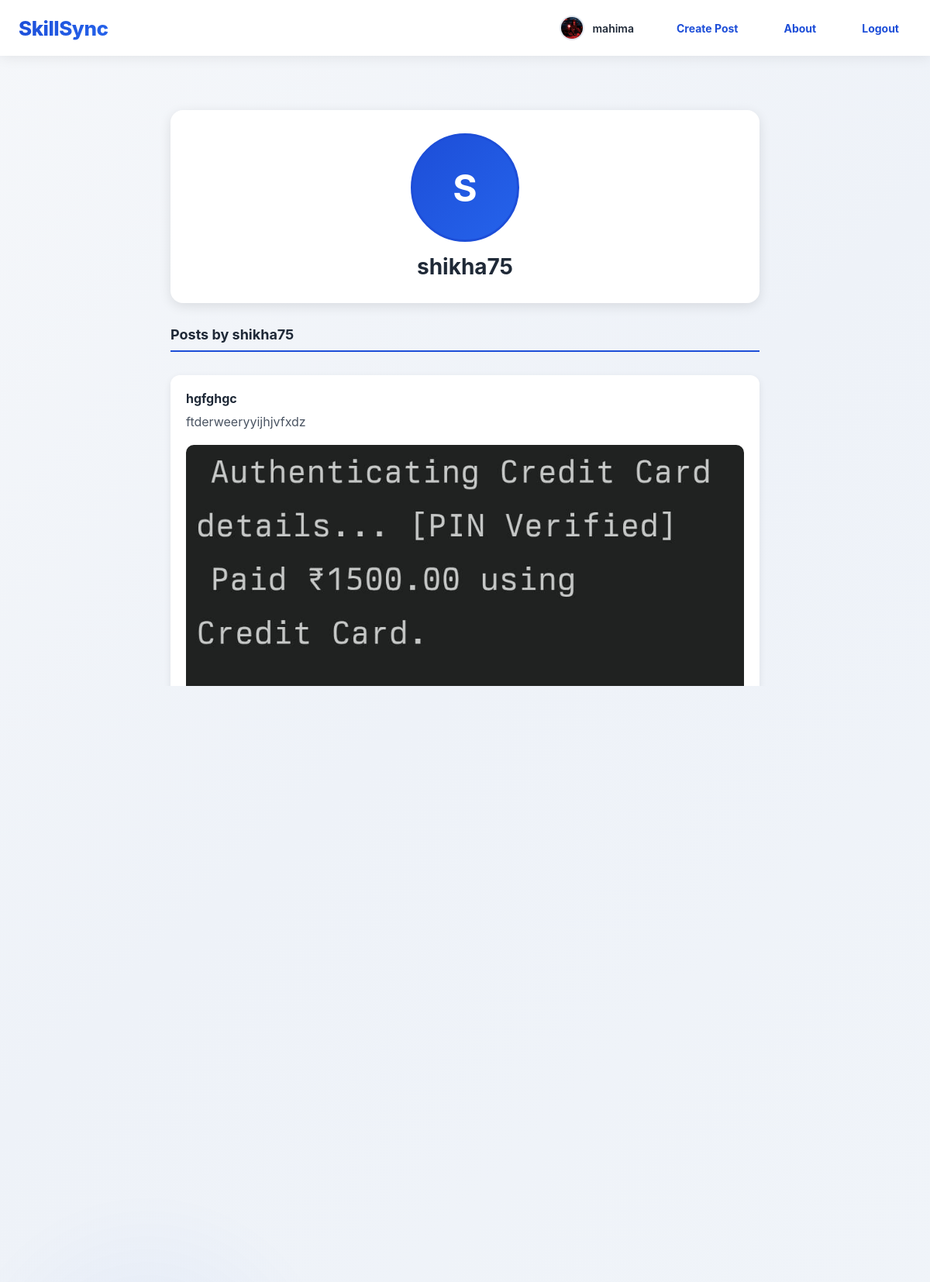
The app's page /profile/shikha75/ (signed in) with its own data.
### main/models.py (models this page shows, shortened)
class Profile(models.Model):
    user = models.OneToOneField(User, on_delete=models.CASCADE)
    full_name = models.CharField(max_length=100, blank=True)
    profession = models.CharField(max_length=100, blank=True)
    about = models.TextField(blank=True)
    profile_picture = models.ImageField(upload_to='profile_pics/', default='profile_pics/default.jpg')
    def get_profile_picture_url(self):
        if self.profile_picture:
            try:
                if self.profile_picture.storage.exists(self.profile_picture.name):
                    if 'default' not in self.profile_picture.name:
                        return self.profile_picture.url
            except:
                pass
        return None

class Content(models.Model):
    title = models.CharField(max_length=200)
    description = models.TextField()
    instructor = models.CharField(max_length=100)
    duration = models.CharField(max_length=50)
    created_by = models.ForeignKey(User, on_delete=models.CASCADE)
    created_at = models.DateTimeField(auto_now_add=True)
    likes = models.ManyToManyField(User, related_name='liked_content', blank=True)
    image = models.ImageField(upload_to='content_images/', blank=True, null=True)
    video = models.FileField(upload_to='content_videos/', blank=True, null=True)

### main/views.py (the view)
# urls.py: path('profile/<str:username>/', views.view_profile, name='view_profile'),
@login_required
def view_profile(request, username):
    user = get_object_or_404(User, username=username)
    profile, created = Profile.objects.get_or_create(user=user)
    user_posts = Content.objects.filter(created_by=user).order_by('-created_at')
    context = {'profile': profile, 'user_posts': user_posts}
    return render(request, 'profile_view.html', context)

### main/templates/profile_view.html (shortened to what this page needs)
{% extends 'base.html' %}
{% load static %}
{% block content %}
<div class="profile-container">
    <div class="profile-card">
        <div class="profile-avatar-wrapper">
            {% if profile.profile_picture and profile.get_profile_picture_url %}
                <img src="{{ profile.get_profile_picture_url }}"
                     alt="Profile Picture"
                     class="profile-avatar-img"
                     onerror="handleProfileImageError(this)">
            {% else %}
                <div class="profile-avatar-fallback" style="position: static; display: flex;">
                    {{ profile.user.username|first|upper }}
                </div>
            {% endif %}
        </div>
        <h2>{{ profile.full_name|default:profile.user.username }}</h2>
    </div>
    <div class="user-posts">
        <h3>Posts by {{ profile.full_name|default:profile.user.username }}</h3>
        {% for content in user_posts %}
            <div class="post-card">
                <h4>{{ content.title }}</h4>
                <p>{{ content.description }}</p>
                {% if content.image %}
                    <img src="{{ content.image.url }}" alt="Post Image" style="max-width: 100%; height: auto; border-radius: 10px; margin-top: 10px;">
                {% endif %}
                <div class="post-actions">
                    <form method="POST" action="{% url 'like_content' content.id %}" style="margin: 0;">
                        <button type="submit" class="like-btn {% if user in content.likes.all %}liked{% endif %}">
                        </button>
                    </form>
                    <span style="color: #6b7280; font-weight: 600;">💬 {{ content.comment_set.count }}</span>
                </div>
            </div>
        {% empty %}
            <div class="no-posts">
                <p>📝 No posts yet.</p>
            </div>
        {% endfor %}
    </div>
</div>
{% endblock %}

### main/templates/base.html (shortened to what this page needs)
{% load static %}
<!DOCTYPE html>
<html lang="en">
<head>
    <link rel="stylesheet" href="{% static 'css/style.css' %}">
</head>
<body>
    <nav class="navbar">
        <a href="{% url 'home' %}" class="logo">SkillSync</a>
        <div class="nav-links">
    {% if user.is_authenticated %}
        <a href="{% url 'view_profile' user.username %}" class="profile-link" title="{{ user.username }}">
            <div class="navbar-avatar-wrapper">
                {% if user.profile.profile_picture and user.profile.get_profile_picture_url %}
                    <img src="{{ user.profile.get_profile_picture_url }}"
                         class="navbar-profile-img"
                         alt="{{ user.username }}"
                         onerror="handleImageError(this)">
                {% else %}
                    <div class="navbar-avatar-fallback" style="position: static; display: flex;">
                        {{ user.username|first|upper }}
                    </div>
                {% endif %}
            </div>
            <span>{{ user.username }}</span>
        </a>
        <a href="{% url 'add_content' %}" class="NavtBtn">Create Post</a>
        <a href="{% url 'about' %}" class="NavtBtn">About</a>
        <a href="{% url 'logout' %}" class="NavtBtn">Logout</a>
    {% else %}
        <a href="{% url 'login' %}" class="NavtBtn">Login</a>
        <a href="{% url 'register' %}" class="NavtBtn">Register</a>
        <a href="{% url 'about' %}" class="NavtBtn">About</a>
    {% endif %}
</div>
    </nav>
    <div class="main-container">
        {% block content %}{% endblock %}
    </div>
</body>
</html>

### static/css/style.css (style rules this page uses)
* { margin: 0; padding: 0; box-sizing: border-box; }
body { font-family: 'Segoe UI', Tahoma, Geneva, Verdana, sans-serif; background: #f4f6f8; color: #333; }
.navbar { background: #1d4ed8; color: #fff; padding: 15px 0; }
.navbar .logo { font-size: 24px; font-weight: bold; color: #fff; text-decoration: none; }
.navbar .nav-links a { margin-left: 15px; text-decoration: none; color: #fff; padding: 7px 15px; border-radius: 5px; transition: 0.3s; }
.main-container { max-width: 900px; margin: 30px auto; padding: 0 20px; }
form button { background: #1d4ed8; color: #fff; padding: 10px 15px; border: none; border-radius: 8px; cursor: pointer; transition: 0.3s; }

### main/templates/base.html (style rules this page uses)
* { margin: 0; padding: 0; box-sizing: border-box; }
body { font-family: -apple-system, BlinkMacSystemFont, 'Segoe UI', Roboto, Oxygen, Ubuntu, Cantarell, sans-serif; background: linear-gradient(135deg, #f5f7fa 0%, #eef2f8 50%, #f0f4f9 100%); min-height: 100vh; position: relative; overflow-x: hidden; }
body::before { content: ''; position: fixed; top: -50%; right: -10%; width: 600px; height: 600px; background: radial-gradient(circle, rgba(29, 78, 216, 0.08) 0%, transparent 70%); border-radius: 50%; z-index: 0; pointer-events: none; animation: float 20s ease-in-out infinite; }
body::after { content: ''; position: fixed; bottom: -20%; left: -5%; width: 500px; height: 500px; background: radial-gradient(circle, rgba(37, 99, 235, 0.06) 0%, transparent 70%); border-radius: 50%; z-index: 0; pointer-events: none; animation: float 25s ease-in-out infinite reverse; }
.navbar { display: flex; justify-content: space-between; align-items: center; padding: 14px 24px; background: rgba(255, 255, 255, 0.95); backdrop-filter: blur(10px); box-shadow: 0 2px 16px rgba(0, 0, 0, 0.08); position: sticky; top: 0; z-index: 100; }
.navbar .logo { font-size: 26px; font-weight: 800; background: linear-gradient(135deg, #1d4ed8 0%, #2563eb 100%); -webkit-background-clip: text; -webkit-text-fill-color: transparent; background-clip: text; text-decoration: none; min-width: fit-content; letter-spacing: -0.5px; }
.navbar .nav-links { display: flex; align-items: center; gap: 12px; }
.navbar .nav-links a { text-decoration: none; color: #475569; padding: 8px 16px; border-radius: 6px; transition: all 0.3s ease; font-weight: 500; font-size: 14px; white-space: nowrap; }
.navbar .nav-links .profile-link { display: flex; align-items: center; gap: 10px; text-decoration: none; color: #333; padding: 6px 12px; border-radius: 6px; transition: all 0.3s ease; }
.navbar-avatar-wrapper { position: relative; display: inline-flex; align-items: center; justify-content: center; width: 32px; height: 32px; }
.navbar .nav-links .profile-link img { width: 32px; height: 32px; border-radius: 50%; object-fit: cover; border: 2px solid #e2e8f0; }
.navbar .nav-links .profile-link span { font-size: 14px; font-weight: 600; color: #1f2937; }
.main-container { min-height: calc(100vh - 60px); padding: 0; position: relative; z-index: 1; }
@media (min-width: 769px) { .navbar .nav-links { display: flex; } }
.NavtBtn { color: #1d4ed8 !important; font-weight: 800; padding: 8px 16px; border-radius: 6px; text-decoration: none; transition: all 0.3s ease; }
.navbar .nav-links a.NavtBtn { font-weight: 700 !important; }

### records on screen
Profile: user.username|first "S", full_name "shikha75"
Content: title "hgfghgc", description "ftderweeryyijhjvfxdz", image (picture)

### other values on screen
{{ user.username }} "mahima"
